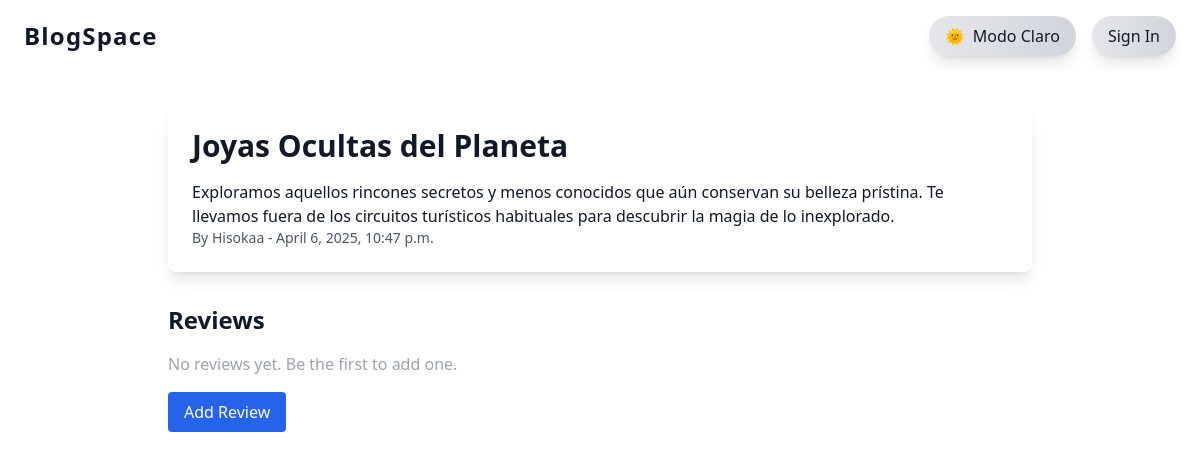
The app's page /blogs/blog/2/ with its own data.
### blogapp/models.py (models this page shows, shortened)
class Blog(models.Model):
    title = models.CharField(max_length=200)
    content = CKEditor5Field('Content', config_name='extends')
    author = models.ForeignKey(User, on_delete=models.CASCADE)
    created_at = models.DateTimeField(auto_now_add=True)
    image = models.ImageField(upload_to='blog_images/', blank=True, null=True)

### blogapp/views.py (the view)
# urls.py: path('blog/<int:pk>/', views.BlogDetailView.as_view(), name='blog_detail'),
class BlogDetailView(DetailView):
    model = Blog
    template_name = 'blogapp/blog_detail.html'

### blogapp/templates/blogapp/blog_detail.html
{% extends 'blogapp/base.html' %}
{% block content %}
  <article class="bg-white dark:bg-gray-900 p-6 rounded-lg shadow-lg transition-all duration-700 ease-in-out dark:text-white text-gray-900 animate-fade-in">
    <h1 class="text-3xl font-bold mb-2">{{ object.title }}</h1>
    <p class="text-gray-700 dark:text-gray-300 mb-4">{{ object.content|safe }}</p>
    <p class="text-sm text-gray-600 dark:text-gray-500">By {{ object.author.username }} - {{ object.created_at }}</p>
  </article>
  <section class="mt-8">
    <h2 class="text-2xl font-semibold mb-4 dark:from-gray-700 dark:to-gray-800 text-gray-900 dark:text-white ">Reviews</h2>
    {% for review in object.reviews.all %}
      <div class="bg-gray-100 dark:bg-gray-800 p-4 rounded-lg mb-4 transition-all duration-700 ease-in-out dark:text-white text-gray-900 animate-fade-in">
        <p class="text-blue-700 dark:text-blue-300 font-medium">{{ review.reviewer.username }} - {{ review.rating }}/5 ⭐</p>
        <p class="text-gray-700 dark:text-gray-300">{{ review.comment }}</p>
        <a href="{% url 'blogapp:add_comment' blog_pk=object.pk review_pk=review.pk %}" class="text-sm text-blue-600 dark:text-blue-400 hover:text-blue-500 dark:hover:text-blue-300 mt-2 inline-block">Add Comment</a>
        <ul class="mt-2 list-disc ml-6 text-gray-600 dark:text-gray-400">
          {% for comment in review.comments.all %}
            <li><span class="font-semibold text-gray-900 dark:text-white">{{ comment.commenter.username }}</span>: {{ comment.content }}</li>
          {% endfor %}
        </ul>
      </div>
    {% empty %}
      <p class="text-gray-400">No reviews yet. Be the first to add one.</p>
    {% endfor %}
    <a href="{% url 'blogapp:add_review' object.pk %}" class="mt-4 inline-block bg-blue-600 hover:bg-blue-700 text-white px-4 py-2 rounded transition-colors">Add Review</a>
  </section>
{% endblock %}

### blogapp/templates/blogapp/base.html (style rules this page uses)
html, body { height: 100%; scroll-behavior: smooth; transition: background-color 0.5s ease-in-out; }
.animate-fade-in { animation: fade-in 0.6s ease-out; will-change: opacity, transform; }

### records on screen
Blog: title "Joyas Ocultas del Planeta", content "Exploramos aquellos rincones secretos y menos conocidos que aún conservan su belleza prístina. Te llevamos fuera de los circuitos turísticos habituales para descubrir la magia de lo inexplorado.", author.username "Hisokaa", created_at "April 6, 2025, 10:47 p.m."
